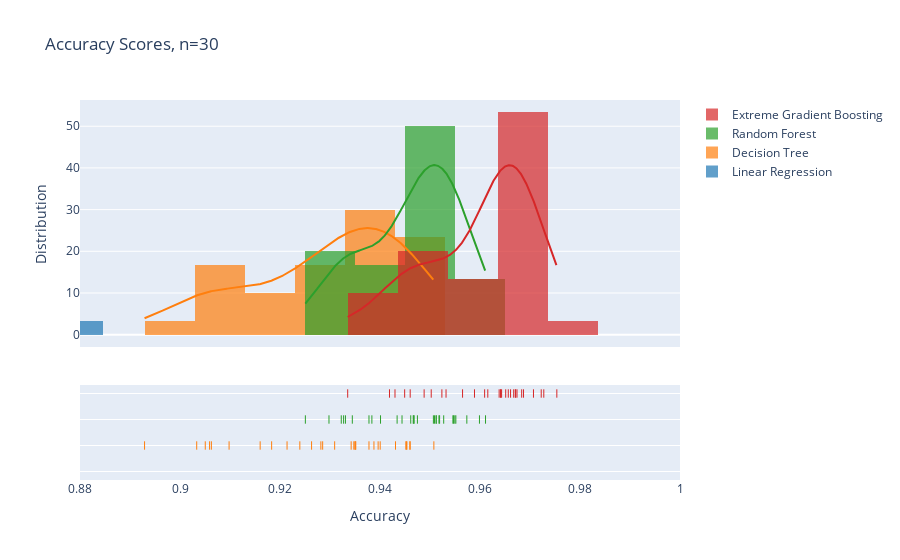

The notebook cell saved with this chart:
### Code cell
import plotly.figure_factory as ff

model_names = ['Linear Regression','Decision Tree','Random Forest','Extreme Gradient Boosting']

train_scores = [lr_train,tree_train, rf_train, xgb_train]
test_scores = [lr_test,tree_test, rf_test, xgb_test]

scores_dict = dict(zip(model_names, test_scores))

data = scores_dict.values()
cols = scores_dict.keys()

fig = ff.create_distplot([i for i in data], [j for j in cols], bin_size=0.01)
fig.update_layout({'title':{'text':'Accuracy Scores, n=30'}, 'xaxis':{'title':{'text':'Accuracy'}}, 'yaxis':{'title':{'text':'Distribution'}}},xaxis_range=[0.88,1])


iplot(fig)

### Figure 1 — Plotly figure (JSON) as saved in the notebook; plotly's stock layout.template omitted (floating-point values rounded to 4 significant figures; data arrays with more than 128 entries replaced by an {"elided": "..."} marker saying what was removed)
{"data": [{"autobinx": false, "histnorm": "probability density", "legendgroup": "Linear Regression", "marker": {"color": "rgb(31, 119, 180)"}, "name": "Linear Regression", "opacity": 0.7, "type": "histogram", "x": [0.849, 0.8636, 0.8466, 0.7145, 0.8511, 0.8487, 0.8524, 0.8724, 0.8506, 0.8759, 0.8554, 0.8469, 0.8728, 0.8539, 0.8722, 0.8566, 0.8654, 0.8633, 0.8662, 0.8535, 0.8735, 0.8699, 0.8506, 0.8557, 0.8601, 0.869, 0.8494, 0.8457, 0.8526, 0.8691], "xaxis": "x", "xbins": {"end": 0.8759, "size": 0.01, "start": 0.7145}, "yaxis": "y"}, {"autobinx": false, "histnorm": "probability density", "legendgroup": "Decision Tree", "marker": {"color": "rgb(255, 127, 14)"}, "name": "Decision Tree", "opacity": 0.7, "type": "histogram", "x": [0.9352, 0.9452, 0.9098, 0.9396, 0.924, 0.9263, 0.946, 0.9033, 0.8929, 0.9431, 0.9282, 0.9214, 0.9453, 0.94, 0.9348, 0.9388, 0.9285, 0.9342, 0.935, 0.9063, 0.9378, 0.9309, 0.946, 0.9059, 0.9051, 0.916, 0.9183, 0.9508, 0.935, 0.9454], "xaxis": "x", "xbins": {"end": 0.9508, "size": 0.01, "start": 0.8929}, "yaxis": "y"}, {"autobinx": false, "histnorm": "probability density", "legendgroup": "Random Forest", "marker": {"color": "rgb(44, 160, 44)"}, "name": "Random Forest", "opacity": 0.7, "type": "histogram", "x": [0.9378, 0.9434, 0.9401, 0.9444, 0.9611, 0.9384, 0.9298, 0.9574, 0.9507, 0.9251, 0.9475, 0.9512, 0.9599, 0.9331, 0.9468, 0.9345, 0.9546, 0.9323, 0.9468, 0.9527, 0.9466, 0.9327, 0.9519, 0.9461, 0.9509, 0.9513, 0.9552, 0.9547, 0.9518, 0.955], "xaxis": "x", "xbins": {"end": 0.9611, "size": 0.01, "start": 0.9251}, "yaxis": "y"}, {"autobinx": false, "histnorm": "probability density", "legendgroup": "Extreme Gradient Boosting", "marker": {"color": "rgb(214, 39, 40)"}, "name": "Extreme Gradient Boosting", "opacity": 0.7, "type": "histogram", "x": [0.9488, 0.9532, 0.9671, 0.9449, 0.9419, 0.9502, 0.9687, 0.9335, 0.9651, 0.946, 0.9674, 0.9524, 0.9683, 0.9722, 0.9667, 0.9609, 0.9728, 0.9616, 0.9661, 0.9641, 0.9671, 0.9657, 0.9589, 0.9641, 0.9565, 0.9754, 0.9643, 0.9638, 0.9707, 0.943], "xaxis": "x", "xbins": {"end": 0.9754, "size": 0.01, "start": 0.9335}, "yaxis": "y"}, {"legendgroup": "Linear Regression", "marker": {"color": "rgb(31, 119, 180)"}, "mode": "lines", "name": "Linear Regression", "showlegend": false, "type": "scatter", "x": {"elided": "500 float values"}, "xaxis": "x", "y": {"elided": "500 float values"}, "yaxis": "y"}, {"legendgroup": "Decision Tree", "marker": {"color": "rgb(255, 127, 14)"}, "mode": "lines", "name": "Decision Tree", "showlegend": false, "type": "scatter", "x": {"elided": "500 float values"}, "xaxis": "x", "y": {"elided": "500 float values"}, "yaxis": "y"}, {"legendgroup": "Random Forest", "marker": {"color": "rgb(44, 160, 44)"}, "mode": "lines", "name": "Random Forest", "showlegend": false, "type": "scatter", "x": {"elided": "500 float values"}, "xaxis": "x", "y": {"elided": "500 float values"}, "yaxis": "y"}, {"legendgroup": "Extreme Gradient Boosting", "marker": {"color": "rgb(214, 39, 40)"}, "mode": "lines", "name": "Extreme Gradient Boosting", "showlegend": false, "type": "scatter", "x": {"elided": "500 float values"}, "xaxis": "x", "y": {"elided": "500 float values"}, "yaxis": "y"}, {"legendgroup": "Linear Regression", "marker": {"color": "rgb(31, 119, 180)", "symbol": "line-ns-open"}, "mode": "markers", "name": "Linear Regression", "showlegend": false, "type": "scatter", "x": [0.849, 0.8636, 0.8466, 0.7145, 0.8511, 0.8487, 0.8524, 0.8724, 0.8506, 0.8759, 0.8554, 0.8469, 0.8728, 0.8539, 0.8722, 0.8566, 0.8654, 0.8633, 0.8662, 0.8535, 0.8735, 0.8699, 0.8506, 0.8557, 0.8601, 0.869, 0.8494, 0.8457, 0.8526, 0.8691], "xaxis": "x", "y": ["Linear Regression", "Linear Regression", "Linear Regression", "Linear Regression", "Linear Regression", "Linear Regression", "Linear Regression", "Linear Regression", "Linear Regression", "Linear Regression", "Linear Regression", "Linear Regression", "Linear Regression", "Linear Regression", "Linear Regression", "Linear Regression", "Linear Regression", "Linear Regression", "Linear Regression", "Linear Regression", "Linear Regression", "Linear Regression", "Linear Regression", "Linear Regression", "Linear Regression", "Linear Regression", "Linear Regression", "Linear Regression", "Linear Regression", "Linear Regression"], "yaxis": "y2"}, {"legendgroup": "Decision Tree", "marker": {"color": "rgb(255, 127, 14)", "symbol": "line-ns-open"}, "mode": "markers", "name": "Decision Tree", "showlegend": false, "type": "scatter", "x": [0.9352, 0.9452, 0.9098, 0.9396, 0.924, 0.9263, 0.946, 0.9033, 0.8929, 0.9431, 0.9282, 0.9214, 0.9453, 0.94, 0.9348, 0.9388, 0.9285, 0.9342, 0.935, 0.9063, 0.9378, 0.9309, 0.946, 0.9059, 0.9051, 0.916, 0.9183, 0.9508, 0.935, 0.9454], "xaxis": "x", "y": ["Decision Tree", "Decision Tree", "Decision Tree", "Decision Tree", "Decision Tree", "Decision Tree", "Decision Tree", "Decision Tree", "Decision Tree", "Decision Tree", "Decision Tree", "Decision Tree", "Decision Tree", "Decision Tree", "Decision Tree", "Decision Tree", "Decision Tree", "Decision Tree", "Decision Tree", "Decision Tree", "Decision Tree", "Decision Tree", "Decision Tree", "Decision Tree", "Decision Tree", "Decision Tree", "Decision Tree", "Decision Tree", "Decision Tree", "Decision Tree"], "yaxis": "y2"}, {"legendgroup": "Random Forest", "marker": {"color": "rgb(44, 160, 44)", "symbol": "line-ns-open"}, "mode": "markers", "name": "Random Forest", "showlegend": false, "type": "scatter", "x": [0.9378, 0.9434, 0.9401, 0.9444, 0.9611, 0.9384, 0.9298, 0.9574, 0.9507, 0.9251, 0.9475, 0.9512, 0.9599, 0.9331, 0.9468, 0.9345, 0.9546, 0.9323, 0.9468, 0.9527, 0.9466, 0.9327, 0.9519, 0.9461, 0.9509, 0.9513, 0.9552, 0.9547, 0.9518, 0.955], "xaxis": "x", "y": ["Random Forest", "Random Forest", "Random Forest", "Random Forest", "Random Forest", "Random Forest", "Random Forest", "Random Forest", "Random Forest", "Random Forest", "Random Forest", "Random Forest", "Random Forest", "Random Forest", "Random Forest", "Random Forest", "Random Forest", "Random Forest", "Random Forest", "Random Forest", "Random Forest", "Random Forest", "Random Forest", "Random Forest", "Random Forest", "Random Forest", "Random Forest", "Random Forest", "Random Forest", "Random Forest"], "yaxis": "y2"}, {"legendgroup": "Extreme Gradient Boosting", "marker": {"color": "rgb(214, 39, 40)", "symbol": "line-ns-open"}, "mode": "markers", "name": "Extreme Gradient Boosting", "showlegend": false, "type": "scatter", "x": [0.9488, 0.9532, 0.9671, 0.9449, 0.9419, 0.9502, 0.9687, 0.9335, 0.9651, 0.946, 0.9674, 0.9524, 0.9683, 0.9722, 0.9667, 0.9609, 0.9728, 0.9616, 0.9661, 0.9641, 0.9671, 0.9657, 0.9589, 0.9641, 0.9565, 0.9754, 0.9643, 0.9638, 0.9707, 0.943], "xaxis": "x", "y": ["Extreme Gradient Boosting", "Extreme Gradient Boosting", "Extreme Gradient Boosting", "Extreme Gradient Boosting", "Extreme Gradient Boosting", "Extreme Gradient Boosting", "Extreme Gradient Boosting", "Extreme Gradient Boosting", "Extreme Gradient Boosting", "Extreme Gradient Boosting", "Extreme Gradient Boosting", "Extreme Gradient Boosting", "Extreme Gradient Boosting", "Extreme Gradient Boosting", "Extreme Gradient Boosting", "Extreme Gradient Boosting", "Extreme Gradient Boosting", "Extreme Gradient Boosting", "Extreme Gradient Boosting", "Extreme Gradient Boosting", "Extreme Gradient Boosting", "Extreme Gradient Boosting", "Extreme Gradient Boosting", "Extreme Gradient Boosting", "Extreme Gradient Boosting", "Extreme Gradient Boosting", "Extreme Gradient Boosting", "Extreme Gradient Boosting", "Extreme Gradient Boosting", "Extreme Gradient Boosting"], "yaxis": "y2"}], "layout": {"barmode": "overlay", "hovermode": "closest", "legend": {"traceorder": "reversed"}, "title": {"text": "Accuracy Scores, n=30"}, "xaxis": {"anchor": "y2", "domain": [0, 1], "range": [0.88, 1], "title": {"text": "Accuracy"}, "zeroline": false}, "yaxis": {"anchor": "free", "domain": [0.35, 1], "position": 0, "title": {"text": "Distribution"}}, "yaxis2": {"anchor": "x", "domain": [0, 0.25], "dtick": 1, "showticklabels": false}}}
